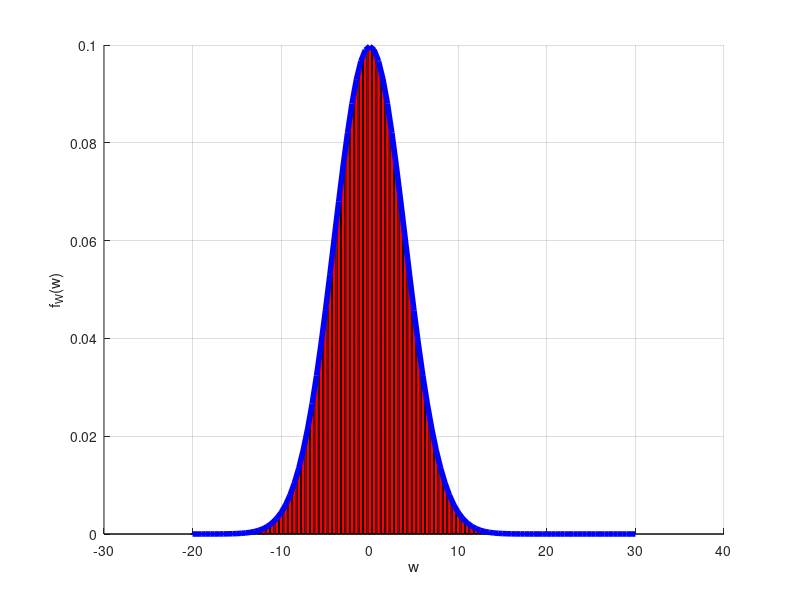

This figure's MATLAB source:
%*7.* Um vetor gaussiano $arrow(X) = mat(X_1 , X_2 , X_3)^T$ tem média nula e matriz covariância $ C_arrow(X) = mat(5 , 0 ,2 ; 0 , 4 , 0 ; 2 , 0 ,3 ) $
%Determine:
%"(a)" "Pr"[3<= X_1 <=4].
%"(b)" "Pr"[3<= X_1 <=4 " e " X_2 < 0].
%"(c)" "Pr"[3<= X_1 <=4 " e "  X_2 < 0 | X_3 = 3].
%"(d)" "Pr"[X_1 + X_2 + X_3 > 2].

clear all; close all ; clc;
pkg load statistics;

N = 10000000;%Número de realizações

mu = [0;0;0]; % Vetor média
C = [ 5 0 2; 0 4 0; 2 0 3]; % Matriz covariaância

vetX = mvnrnd(mu, C, N);
X1 = vetX(:,1)';
X2 = vetX(:,2)';
X3 = vetX(:,3)';

dx1 = 0.1 ;x1 = -9: dx1:9;

%"(a)" "Pr"[3<= X_1 <=4].

Pr_a_sim = mean(( 3 <= X1) & (X1 <= 4))
Pr_a_teo =  normcdf(4/sqrt(5)) - normcdf(3/sqrt(5))

%"(b)" "Pr"[3<= X_1 <=4 " e " X_2 < 0].
idxb = (-0.5 <= X2) &( X2 <= 0.5);
X_b_cond = X1(idxb);
Pr_b_sim = mean(3 <= X_b_cond & X_b_cond <= 4)
Pr_b_teo =  normcdf(4/sqrt(5)) - normcdf(3/sqrt(5))

%"(c)" "Pr"[3<= X_1 <=4 " e "  X_2 < 0 | X_3 = 3].
idxc = (2.8 <= X3) &( X3 <= 3.2)  & (-0.5 <= X2) &( X2 <= 0.5);
X_c_cond  = X1(idxc);
Pr_c_sim = mean(3 <= X_c_cond & X_c_cond <= 4)
Pr_c_teo =  normcdf((4-2)/sqrt(11/3)) - normcdf((3-2)/sqrt(11/3))

W = X1+X2+X3;
dw = 0.5 ; w = -20 : dw : 30;
pdfW_sim = hist(W,w) / (N * dw );
pdfW_teo = 1/sqrt((2*pi*16)) * exp((-(w).^2) / (2*16));

figure; hold on ; grid on;
bar(w,pdfW_sim,'r');
plot(w,pdfW_teo,'b','LineWidth',4);
xlabel('w');ylabel('f_W(w)');